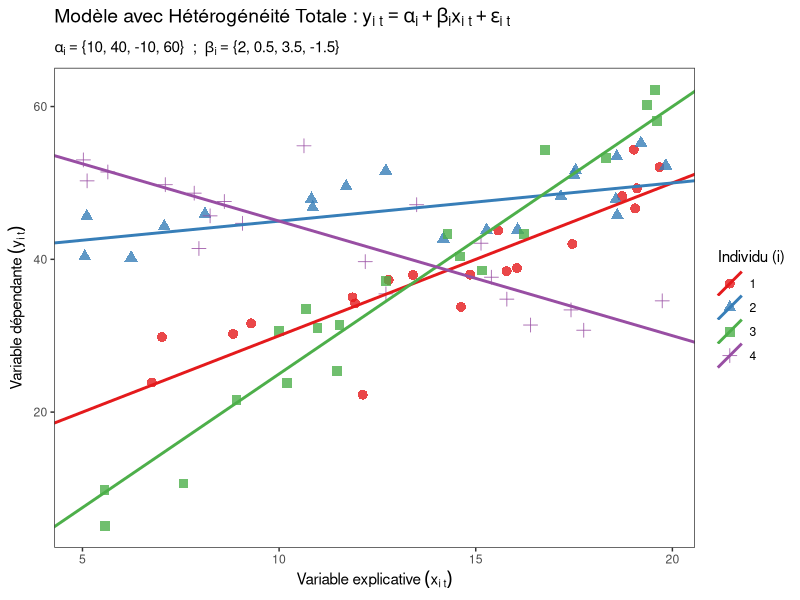

Recreate this plot in R.
func_graph <- function(){
  # Simuler les données (hétérogénéité des pentes et des ordonnées) -------
  set.seed(42) 
  N <- 4       # Nombre d'individus (i)
  T_obs <- 20  # Nombre de périodes (t) par individu
  
  df_panel <- expand.grid(t = 1:T_obs, i = 1:N)
  df_panel$i <- as.factor(df_panel$i) 
  
  # NOUVEAUTÉ : Un alpha ET un beta spécifiques pour chaque individu
  alpha_i <- c(10, 40, -10, 60) 
  beta_i  <- c(2, 0.5, 3.5, -1.5) # Pentes différentes (l'individu 4 a un effet négatif)
  
  # Assigner les bons paramètres à chaque ligne selon l'individu
  df_panel$alpha <- alpha_i[as.numeric(df_panel$i)]
  df_panel$beta  <- beta_i[as.numeric(df_panel$i)]
  
  # Génération de la variable explicative (x) et de l'erreur (epsilon)
  df_panel$x <- runif(N * T_obs, min = 5, max = 20)
  df_panel$epsilon <- rnorm(N * T_obs, mean = 0, sd = 4) 
  
  # Calcul de (y) avec l'hétérogénéité totale
  df_panel$y <- df_panel$alpha + df_panel$beta * df_panel$x + df_panel$epsilon
  
  # Mini-tableau pour tracer les droites théoriques avec les bonnes pentes
  df_droites <- data.frame(i = as.factor(1:N), alpha = alpha_i, beta = beta_i)
  
  # Préparation du texte pour le sous-titre dynamique
  valeurs_alpha_texte <- paste(alpha_i, collapse = ", ")
  valeurs_beta_texte <- paste(beta_i, collapse = ", ")
  
  
  # Création du graphique -----------------------------------------------------
  graph <-
    df_panel |> 
    ggplot2::ggplot(ggplot2::aes(x = x, y = y)) +
    ggplot2::geom_point(ggplot2::aes(color = i, shape = i), size = 3, alpha = 0.8) +
    # NOUVEAUTÉ : La fonction geom_abline lit l'alpha ET le beta du sous-tableau
    ggplot2::geom_abline(data = df_droites, ggplot2::aes(intercept = alpha, slope = beta, color = i), linewidth = 1) +
    ggplot2::labs(
      title = expression(paste("Modèle avec Hétérogénéité Totale : ", y[i~t] == alpha[i] + beta[i]*x[i~t] + epsilon[i~t])),
      
      # Injection des deux vecteurs de paramètres dans le sous-titre
      subtitle = bquote(alpha[i] == "{" * .(valeurs_alpha_texte) * "}" ~ " ; " ~ beta[i] == "{" * .(valeurs_beta_texte) * "}"),
      
      x = expression(paste("Variable explicative ", (x[i~t]))),
      y = expression(paste("Variable dépendante ", (y[i~t]))),
      color = "Individu (i)",
      shape = "Individu (i)"
    ) +
    ggplot2::scale_color_brewer(palette = "Set1") +
    ggplot2::theme_bw() +
    ggplot2::theme(
      plot.title = ggplot2::element_text(face = "bold", size = 14),
      legend.position = "right",
      panel.grid = ggplot2::element_blank()
    )
  
  print(graph)
}

func_graph()

rm(func_graph)
